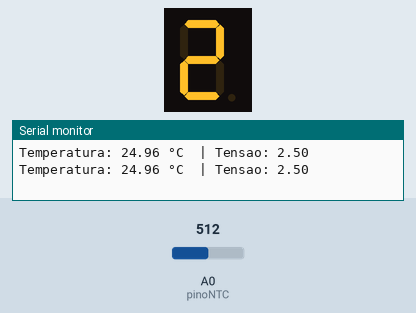
Recording of a sketch running on a simulated Arduino Uno, built with avr-gcc and run on an emulated ATmega328P. On the bench: 1-digit seven-segment display, the last lines printed to the serial monitor. Wiring (inferred from the names in the program): 1-digit 7-segment display, segments lit when HIGH: segments pin 2, pin 3, pin 4, pin 5, pin 6, pin 7, pin 8. The test bench sets the inputs (shaded band); at power-on: A0 (pinoNTC) = 512. The segment pins are drawn as the display they are named for.

Above: at 1.8 s.
1.9 s: A0 (pinoNTC) set to 716
At 2.6 s:
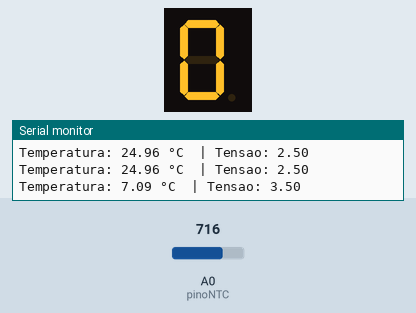
3.5 s: A0 (pinoNTC) set to 306
At 5.2 s:
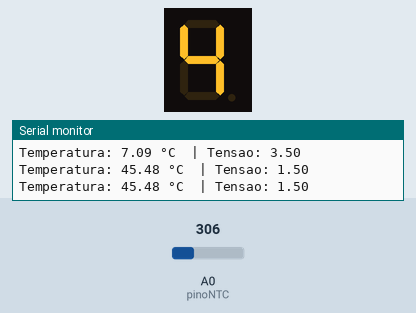
5.5 s: A0 (pinoNTC) set to 122
At 7.0 s:
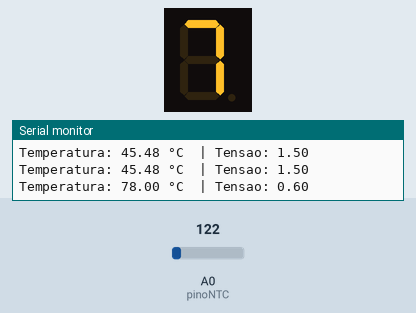
Timing chart, 0 to 8.5 s (numbered marks = the images above; inputs shaded):
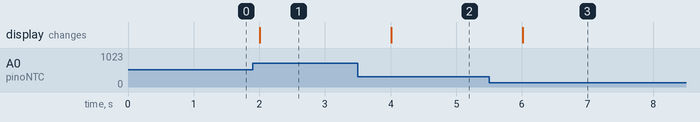

Measured:
- after the input at 1.9 s, the display: changes after 0.10 s (image 1)
- after the input at 3.5 s, the display: changes after 0.51 s (image 2)
- after the input at 5.5 s, the display: changes after 0.51 s (image 3)

The sketch:

Experimento_XII.ino
```cpp
/*
  Código para medir temperatura com um NTC e exibi-la em um display de 7 segmentos (cátodo comum).

  - O NTC forma um divisor de tensão com um resistor de 10kΩ para leitura analógica.
  - A temperatura é convertida e mapeada de 0 a 9 para exibição no display.
  - O display de 7 segmentos é acionado via pinos digitais.
*/

const int pinoNTC = A0; // Pino analógico do sensor NTC
const float resistorRef = 10000.0; // Resistor de 10kΩ usado no divisor
const float beta = 3950.0; // Coeficiente beta do NTC
const float tempRef = 298.15; // Temperatura de referência (25°C em Kelvin)
const float resistenciaNTC25 = 10000.0; // Resistor do NTC a 25°C

// Pinos do display de 7 segmentos (cátodo comum)
const int segmentos[7] = {2, 3, 4, 5, 6, 7, 8};

// Mapas dos números (0-9) para os segmentos
const byte digitos[10] = {
  B0111111, // 0
  B0000110, // 1
  B1011011, // 2
  B1001111, // 3
  B1100110, // 4
  B1101101, // 5
  B1111101, // 6
  B0000111, // 7
  B1111111, // 8
  B1101111  // 9
};

// Função para exibir um número no display de 7 segmentos
void exibirNumero(int numero) {
  for (int i = 0; i < 7; i++) {
    digitalWrite(segmentos[i], (digitos[numero] >> i) & 1);
  }
}

void setup() {
  // Configura pinos do display como saída
  for (int i = 0; i < 7; i++) {
    pinMode(segmentos[i], OUTPUT);
  }

  Serial.begin(9600);
}

void loop() {
  // Lê a tensão no divisor de tensão do NTC
  int leitura = analogRead(pinoNTC);
  float tensao = (leitura / 1023.0) * 5.0;

  // Calcula a resistência do NTC
  float resistenciaNTC = (tensao * resistorRef) / (5.0 - tensao);

  // Calcula a temperatura usando a equação de Steinhart-Hart
  float temperaturaK = 1.0 / ((1.0 / tempRef) + (1.0 / beta) * log(resistenciaNTC / resistenciaNTC25));
  float temperaturaC = temperaturaK - 273.15; // Converte para Celsius

  // Mapeia a temperatura de 0 a 90°C para o intervalo 0-9 do display
  int valorDisplay = map(temperaturaC, 0, 90, 0, 9);

  // Garante que o valor fique dentro da faixa 0-9
  valorDisplay = constrain(valorDisplay, 0, 9);

  // Exibe o número correspondente à temperatura no display
  exibirNumero(valorDisplay);

  // Exibe a temperatura no Monitor Serial
  Serial.print("Temperatura: ");
  Serial.print(temperaturaC);
  Serial.print(" °C  ");
  Serial.print("| Tensao: ");
  Serial.println(tensao);

  delay(1000); // Atualiza a cada 1 segundo
}
```
